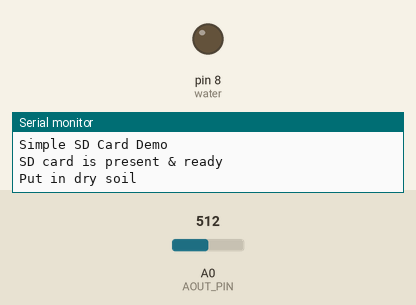
A sketch run on a simulated Arduino Uno, built with avr-gcc and run on an emulated ATmega328P. On the bench: output pins drawn as LEDs (lit = HIGH), the last lines printed to the serial monitor. Inputs (shaded band) come from the test bench; at power-on: A0 (AOUT_PIN) = 512. Storage starts empty.

Above: at 0.1 s.
At 1.1 s:
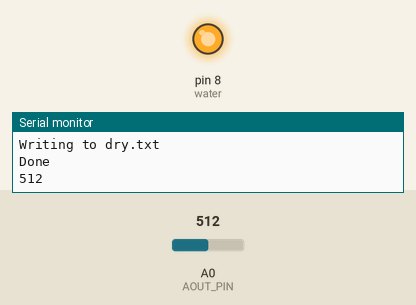
Timing chart, 0 to 3.5 s (numbered marks = the images above):
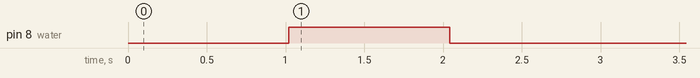

The sketch:

UncleScott.ino
```cpp
#define AOUT_PIN A0 // Arduino pin that connects to AOUT pin of moisture sensor
#define THRESHOLD 500 // CHANGE YOUR THRESHOLD HERE
#include <SD.h>
#include <SPI.h>

File wetFile;  // Declare wetFile and dryFile variables
char wetFileName[] = "wet.txt";
File dryFile;
char dryFileName[] = "dry.txt";
const int chipSelect = 10;
char charRead;

const int water = 8;

int wet = 0;
int dry = 0;
int x = 0;

 void setup() {
  pinMode(water, OUTPUT);
  Serial.begin(9600);
  Serial.println("Simple SD Card Demo");

  if (SD.begin(chipSelect))
    {
    Serial.println("SD card is present & ready");
    }
    else
    {
    Serial.println("SD card missing or failure");
    while(1);  //wait here forever
    }
    Serial.println("Put in dry soil");

  delay(1000);

  digitalWrite(water, HIGH);
  dry = analogRead(AOUT_PIN); // read the analog value from sensor for dry condition
  eraseFileContents(dryFileName);
  writeToFile(dryFileName, dry);
  Serial.println(dry);

  delay(1000);

  digitalWrite(water, LOW);
  wet = analogRead(AOUT_PIN); // read the analog value from sensor for dry condition
  eraseFileContents(wetFileName);
  writeToFile(wetFileName, wet);
  Serial.println(wet);


  int rawData = dry-wet;
  int rawData2 = rawData;
  Serial.println(rawData);

  float correctedData = 100/rawData2;

  float trueValue = rawData*correctedData;
  Serial.println(trueValue);

  delay(5000);

  Serial.println("result from file:");
  readFromFile(wetFileName);

 }


 void loop() {

  int value = analogRead(AOUT_PIN); // read the analog value from sensor
/*
  int hiddenValue = value-wet;
  float shownValue = hiddenValue*correctedData;


  if (shownValue > THRESHOLD) {
    digitalWrite(water, HIGH);
    Serial.print("The soil is DRY (");
  }
  else{
    digitalWrite(water, LOW);
    Serial.print("The soil is WET (");
  }


  Serial.print(shownValue);
  Serial.println(")");
  delay(5000);
  */
}


//writeToFile(wetFileName, valueToWrite);  // Write to wet.txt
//writeToFile(dryFileName, valueToWrite);  // Write to dry.txt
void writeToFile(char* fileName, float valueToWrite)
{
  File myFile = SD.open(fileName, FILE_WRITE);
  if (myFile)
  {
    Serial.print("Writing to ");
    Serial.println(fileName);
    myFile.write((char*)&valueToWrite, sizeof(valueToWrite));  // Write the float value to the file
    myFile.close();
    Serial.println("Done");
  }
  else
  {
    Serial.print("Error opening ");
    Serial.println(fileName);
  }
}

//deleteFile(wetFileName);  // Delete wet.txt
//deleteFile(dryFileName);  // Delete dry.txt
void deleteFile(char* fileName)
{
  if (SD.exists(fileName))
  {
    Serial.print("Removing ");
    Serial.println(fileName);
    SD.remove(fileName);
    Serial.println("Done");
  }
  else
  {
    Serial.print("File not found: ");
    Serial.println(fileName);
  }
}

//eraseFileContents(wetFileName);  // Erase contents of wet.txt
//eraseFileContents(dryFileName);  // Erase contents of dry.txt
void eraseFileContents(char* fileName)
{
  File myFile = SD.open(fileName, FILE_WRITE);
  if (myFile)
  {
    Serial.print("Erasing contents of ");
    Serial.println(fileName);
    myFile.close();  // Simply opening the file in write mode erases its contents
    Serial.println("Done");
  }
  else
  {
    Serial.print("Error opening ");
    Serial.println(fileName);
  }
}

//readFromFile(wetFileName);  // Read from wet.txt
//readFromFile(dryFileName);  // Read from dry.txt
void readFromFile(char* fileName)
{
  File myFile = SD.open(fileName);
  if (myFile)
  {
    Serial.print("Reading from ");
    Serial.println(fileName);

    while (myFile.available())
    {
      // Read a line from the file and print it to the serial monitor
      Serial.println(myFile.readStringUntil('\n'));

      String line = myFile.readStringUntil('\n');
      x = line.toInt();  // Convert the string to an integer
      Serial.println(x);
    }

    myFile.close();
    Serial.println("Done");
  }
  else
  {
    Serial.print("Error opening ");
    Serial.println(fileName);
  }
}
```
